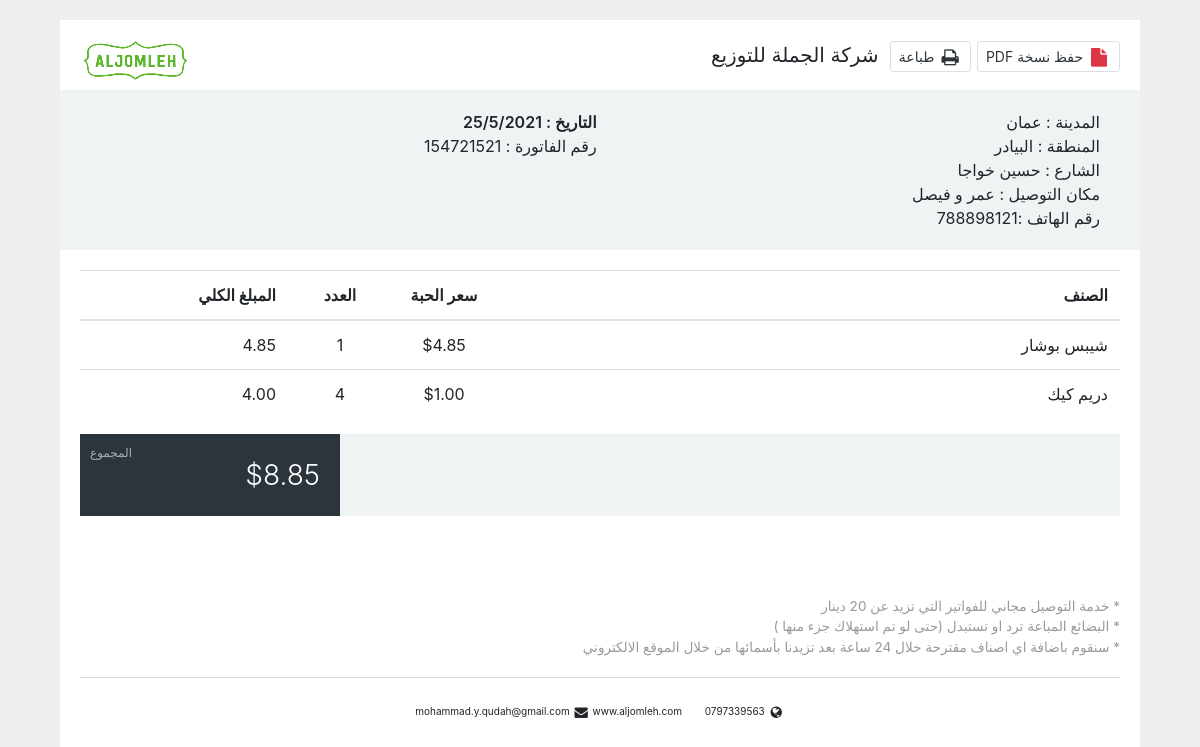
The page /bill/108/ (signed in) on the database its author committed.
### store/models.py (models this page shows, shortened)
class ShippingAddress(models.Model):
    customer = models.ForeignKey(Customer , on_delete=models.SET_NULL,null=True)
    order = models.ForeignKey(Order , on_delete=models.SET_NULL,null=True)
    city = models.CharField(max_length=50,null=False)
    Region= models.CharField(max_length=50,null=False)
    street = models.CharField(max_length=50,null=False)
    place = models.CharField(max_length=50,null=False)

class Customer (models.Model):
    user = models.OneToOneField(User , null=True , blank=True , on_delete=models.CASCADE)
    name =models.CharField(max_length=50 , null=True)
    email = models.CharField(max_length=50)
    Address=models.CharField(max_length=200)
    phone = models.IntegerField(null=True)

class OrderItem (models.Model):
    product=models.ForeignKey(Product,on_delete=models.SET_NULL, blank=True, null=True)
    order=models.ForeignKey(Order,on_delete=models.SET_NULL, blank=True, null=True)
    quantity  =models.IntegerField(default=0, null=True, blank=True)
    flavor =models.ForeignKey('flavor', null=True  ,blank=True, on_delete=models.CASCADE)
    date = models.DateField(auto_now_add=True)

class Product(models.Model):
    name = models.CharField(max_length=40)
    price =models.DecimalField(max_digits=7, decimal_places=2)
    size = models.CharField(max_length=10)
    category =models.ForeignKey(Category, null=True ,  blank=True  , on_delete=models.SET_NULL)
    brand =models.ForeignKey(Brand, null=True ,  blank=True , on_delete=models.SET_NULL)
    flavor =models.ForeignKey(Flavor, null=True  , on_delete=models.CASCADE)
    image=models.ImageField(null=True, blank=True)

### store/views.py (the view)
# urls.py: path('bill/<str:pk>/', views.bill, name="bill"),
def bill(request,pk):
    if request.user.is_authenticated:
        order=Order.objects.get(id=pk)
        items = order.orderitem_set.all()
        customer =order.customer
        address = ShippingAddress.objects.filter(customer=customer)
        for i in address:
            print (i.city)
        total = 0
        for item in items:
            total = item.product.price * item.quantity + total
        products =Product.objects.all()
        context = {"items":items , "total":total,  "address":i , "customer":customer}
        return render(request, 'store/bill.html', context)
    else:
        return HttpResponse('<h1> please login </h1>')

### store/templates/store/bill.html (shortened to what this page needs)
{% load static %}
{% load mathfilters %}
<!DOCTYPE html>
<html lang="en">
<head>
    <link rel="stylesheet" href="{% static 'css/bootstrap.min.css' %}">
    <link rel="stylesheet" type="text/css" href="{% static 'css/bill.css' %}">
    <link rel="stylesheet" href="{% static 'css/bootstrap-rtl.css' %}">
</head>
<body>
<link href="https://maxcdn.bootstrapcdn.com/font-awesome/4.3.0/css/font-awesome.min.css" rel="stylesheet">
<div class="container">
   <div class="col-md-12">
      <div class="invoice">
         <div class="invoice-company text-inverse f-w-600">
            <span class="pull-right hidden-print">
            <a href="javascript:;" class="btn btn-sm btn-white m-b-10 p-l-5"><i class="fa fa-file t-plus-1 text-danger fa-fw fa-lg"></i> حفظ نسخة PDF</a>
            <a href="javascript:;" onclick="window.print()" class="btn btn-sm btn-white m-b-10 p-l-5"><i class="fa fa-print t-plus-1 fa-fw fa-lg"></i> طباعة</a>
            </span>
            &nbsp
            شركة الجملة للتوزيع
            <a style="float: left" class="logo"><img src="{% static 'images/logo.png' %}" alt="logo"></a>
         </div>
         <div class="invoice-header">
            <div class="invoice-to">
                  المدينة : {{address.city}}<br>
                  المنطقة : {{address.Region}}<br>
                  الشارع :  {{address.street}}<br>
                  مكان التوصيل : {{address.place}} <br>
                رقم الهاتف :{{customer.phone}}<br>
            </div>
            <div class="invoice-date">
               <div class="date text-inverse m-t-5">التاريخ : 25/5/2021 </div>
               <div class="invoice-detail">
                  رقم الفاتورة : 154721521<br>
               </div>
            </div>
         </div>
         <div class="invoice-content">
            <div class="table-responsive">
               <table class="table table-invoice">
                  <thead>
                     <tr>
                        <th>الصنف</th>
                        <th class="text-center" width="10%">سعر الحبة</th>
                        <th class="text-center" width="10%">العدد</th>
                        <th class="text-right" width="20%">المبلغ الكلي</th>
                     </tr>
                  </thead>
                  <tbody>
                     {% for item in items %}
                     <tr>
                        <td>
                           <span class="text-inverse">{{item.product.name}} </span><br>
                        </td>
                        <td class="text-center">${{item.product.price}}</td>
                        <td class="text-center">{{item.quantity}}</td>
                        <td class="text-right">
                           {{ item.product.price|mul:item.quantity }}
</td>
                     </tr>
                {% endfor %}
                  </tbody>
               </table>
            </div>
            <div class="invoice-price">
               <div class="invoice-price-left">
               </div>
               <div class="invoice-price-right">
                  <small>المجموع</small> <span class="f-w-600">${{total}}</span>
               </div>
            </div>
         </div>
         <div class="invoice-note">
            * خدمة التوصيل مجاني للفواتير التي تزيد عن 20 دينار<br>
            * البضائع المباعة ترد او تستبدل  (حتى لو تم استهلاك جزء منها )<br>
            * سنقوم باضافة اي اصناف مقترحة خلال 24 ساعة بعد تزيدنا بأسمائها من خلال الموقع الالكتروني
         </div>
         <div class="invoice-footer">
            <p class="text-center">
               <span class="m-r-10"><i class="fa fa-fw fa-lg fa-globe"></i> 0797339563</span>
               <span class="m-r-10"> mohammad.y.qudah@gmail.com</span>
               <span class="m-r-10"><i class="fa fa-fw fa-lg fa-envelope"></i> www.aljomleh.com</span>
            </p>
         </div>
      </div>
   </div>
</div>
</body>
</html>

### static/css/bill.css (style rules this page uses)
body { margin-top:20px; background:#eee; }
.invoice { background: #fff; padding: 20px }
.invoice-company { font-size: 20px }
.invoice-header { margin: 0 -20px; background: #f0f3f4; padding: 20px }
.invoice-date, .invoice-from, .invoice-to { display: table-cell; width: 1% }
.invoice-from, .invoice-to { padding-right: 20px }
.invoice-date .date, .invoice-from strong, .invoice-to strong { font-size: 16px; font-weight: 600 }
.invoice-date { text-align: right; padding-left: 20px }
.invoice-price { background: #f0f3f4; display: table; width: 100% }
.invoice-price .invoice-price-left, .invoice-price .invoice-price-right { display: table-cell; padding: 20px; font-size: 20px; font-weight: 600; width: 75%; position: relative; vertical-align: middle }
.invoice-price small { font-size: 12px; font-weight: 400; display: block }
.invoice-price .invoice-price-right { width: 25%; background: #2d353c; color: #fff; font-size: 28px; text-align: right; vertical-align: bottom; font-weight: 300 }
.invoice-price .invoice-price-right small { display: block; opacity: .6; position: absolute; top: 10px; left: 10px; font-size: 12px }
.invoice-footer { border-top: 1px solid #ddd; padding-top: 10px; font-size: 10px }
.invoice-note { color: #999; margin-top: 80px; font-size: 85% }
.invoice>div:not(.invoice-footer) { margin-bottom: 20px }
.btn.btn-white, .btn.btn-white.disabled, .btn.btn-white.disabled:focus, .btn.btn-white.disabled:hover, .btn.btn-white[disabled], .btn.btn-white[disabled]:focus, .btn.btn-white[disabled]:hover { color: #2d353c; background: #fff; border-color: #d9dfe3; }

### rows shown on the page
ShippingAddress: city "عمان", Region "البيادر", street "حسين خواجا", place "عمر و فيصل"
Customer: phone "788898121"
OrderItem: product.name "شيبس بوشار", product.price "4.85", quantity "1", product.price|mul "4.85"
OrderItem: product.name "دريم كيك", product.price "1.00", quantity "4", product.price|mul "4.00"

### other values the page prints
{{ total }} "8.85"
